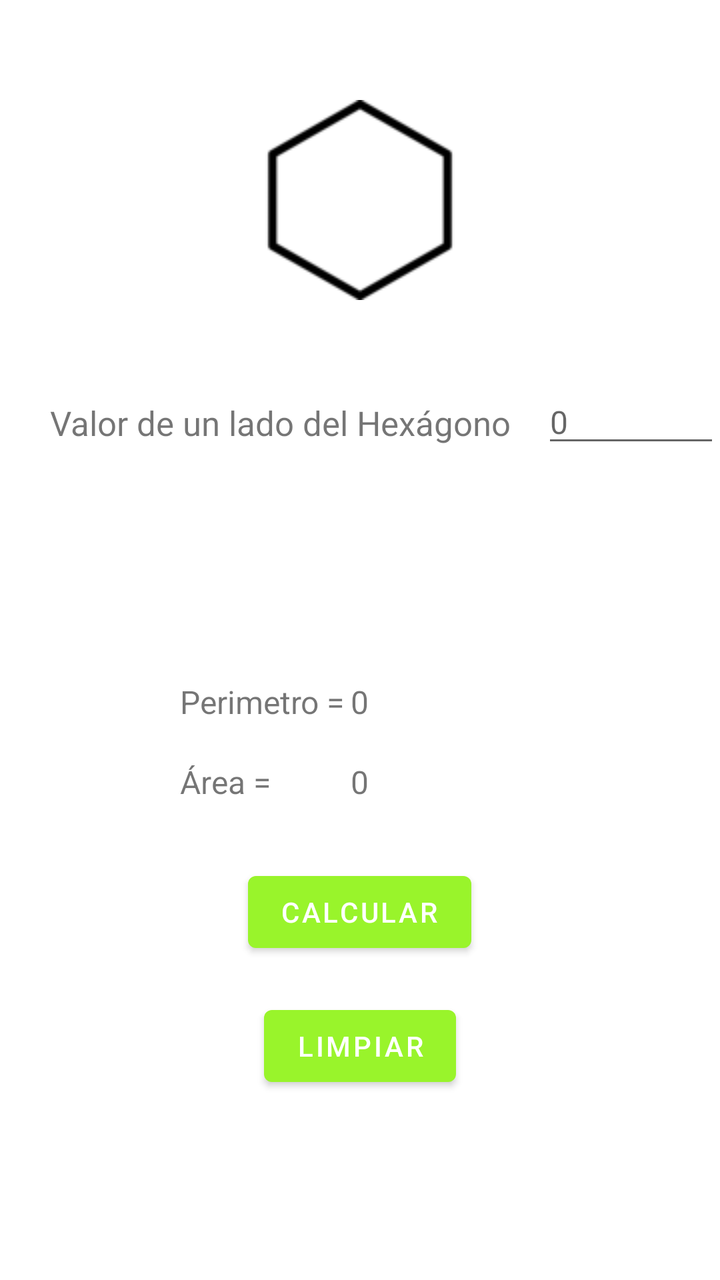
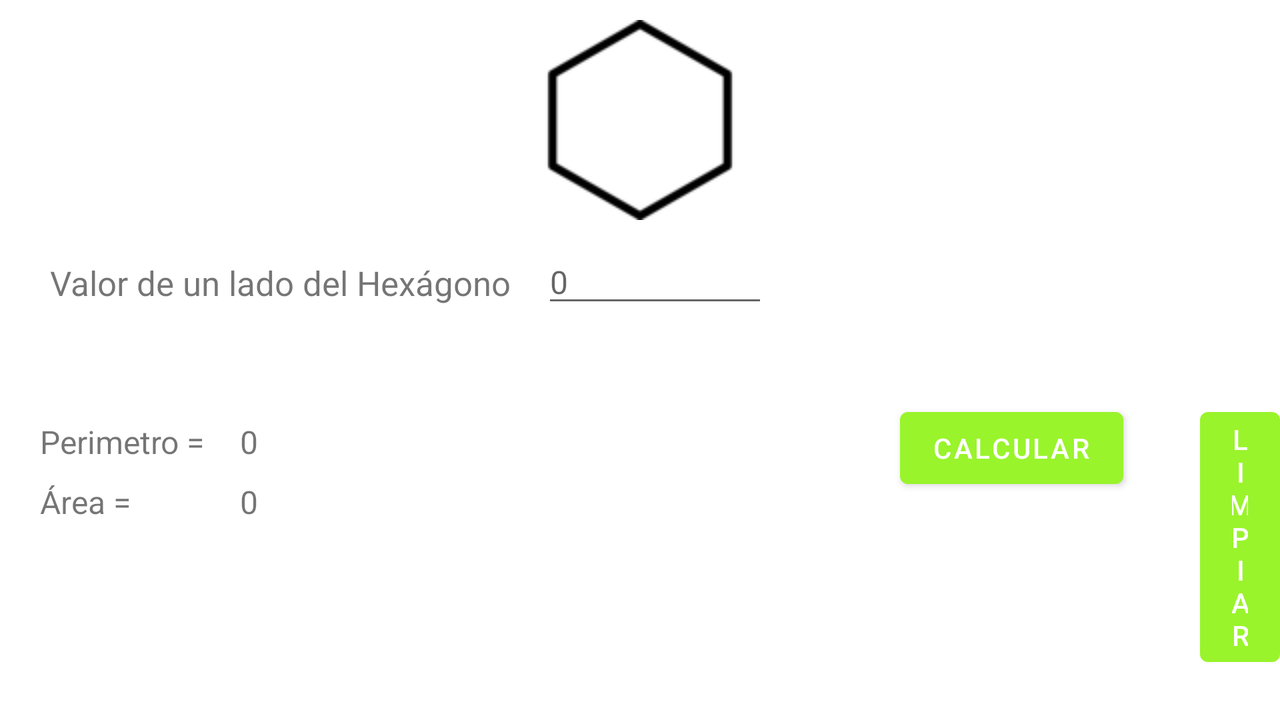

First picture: res/layout/ on a phone held upright. Second picture: the repository's own variant of that layout, on a device whose configuration matches the variant's folder. Source for both follows.
<!-- AndroidManifest.xml: application theme Theme.AreasVolumenesYPYF -->
<!-- res/layout/activity_hexagono.xml -->
<?xml version="1.0" encoding="utf-8"?>
<RelativeLayout
    xmlns:android="http://schemas.android.com/apk/res/android"
    xmlns:tools="http://schemas.android.com/tools"
    xmlns:app="http://schemas.android.com/apk/res-auto"
    android:layout_width="match_parent"
    android:layout_height="match_parent"
    tools:context=".HexagonoActivity" >

    <ImageView
        android:layout_width="wrap_content"
        android:layout_height="wrap_content"
        app:srcCompat="@drawable/hexagono_r"
        android:layout_marginTop="50dp"
        android:layout_centerHorizontal="true">

    </ImageView>

    <TextView
        android:id="@+id/lblLado"
        android:layout_width="wrap_content"
        android:layout_height="32dp"
        android:layout_alignParentTop="true"
        android:layout_marginLeft="25dp"
        android:layout_marginTop="200dp"
        android:minHeight="48dp"
        android:textSize="17dp"
        android:text="Valor de un lado del Hexágono" />



    <EditText
        android:id="@+id/tfLado"
        android:layout_width="113dp"
        android:layout_height="wrap_content"
        android:layout_alignParentLeft="true"
        android:layout_marginLeft="271dp"
        android:layout_marginTop="190dp"
        android:inputType="number"
        android:hint="0"
        android:textSize="16dp"
        tools:ignore="TouchTargetSizeCheck" />

    <TextView
        android:id="@+id/lblRPerimetro"
        android:layout_width="wrap_content"
        android:layout_height="wrap_content"
        android:layout_alignParentTop="true"
        android:layout_marginLeft="90dp"
        android:layout_marginTop="340dp"
        android:minHeight="48dp"
        android:text="Perimetro = "
        android:textSize="16dp" />

    <TextView
        android:id="@+id/lblPerimetro"
        android:layout_width="wrap_content"
        android:layout_height="wrap_content"
        android:layout_alignParentTop="true"
        android:layout_centerHorizontal="true"
        android:layout_marginTop="340dp"
        android:minHeight="48dp"
        android:text="0"
        android:textSize="16dp" />


    <TextView
        android:id="@+id/lblRArea"
        android:layout_width="wrap_content"
        android:layout_height="wrap_content"
        android:layout_alignParentTop="true"
        android:layout_marginLeft="90dp"
        android:layout_marginTop="380dp"
        android:minHeight="48dp"
        android:text="Área = "
        android:textSize="16dp" />

    <TextView
        android:id="@+id/lblArea"
        android:layout_width="wrap_content"
        android:layout_height="wrap_content"
        android:layout_alignParentTop="true"
        android:layout_centerHorizontal="true"
        android:layout_marginTop="380dp"
        android:minHeight="48dp"
        android:text="0"
        android:textSize="16dp" />


    <Button
        android:id="@+id/btnCalcular"
        android:layout_width="wrap_content"
        android:layout_height="wrap_content"
        android:layout_alignParentTop="true"
        android:layout_centerHorizontal="true"
        android:layout_marginTop="432dp"
        android:text="Calcular" />


    <Button
        android:id="@+id/btnLimpiar"
        android:layout_width="wrap_content"
        android:layout_height="wrap_content"
        android:layout_alignParentTop="true"
        android:layout_centerHorizontal="true"
        android:layout_marginTop="499dp"
        android:text="Limpiar" />


</RelativeLayout>
<!-- resources referenced by this layout -->
<resources>
  <!-- drawable hexagono_r: png bitmap (drawable, 946 bytes) -->
  <style name="Theme.AreasVolumenesYPYF" parent="Theme.MaterialComponents.DayNight.DarkActionBar">
          
          <item name="colorPrimary">#99F42B</item>
          <item name="colorPrimaryVariant">#99F42B</item>
          <item name="colorOnPrimary">@color/white</item>
          
          <item name="colorSecondary">#99F42B</item>
          <item name="colorSecondaryVariant">#99F42B</item>
          <item name="colorOnSecondary">@color/black</item>
          
          <item name="android:statusBarColor" tools:targetApi="l">?attr/colorPrimaryVariant</item>
          
      </style>
</resources>
<!-- res/layout-land/activity_hexagono.xml (the repository's variant of the layout above) -->
<!-- drawn on the phone turned sideways -->
<?xml version="1.0" encoding="utf-8"?>
<RelativeLayout
    xmlns:android="http://schemas.android.com/apk/res/android"
    xmlns:tools="http://schemas.android.com/tools"
    xmlns:app="http://schemas.android.com/apk/res-auto"
    android:layout_width="match_parent"
    android:layout_height="match_parent"
    tools:context=".HexagonoActivity" >

    <ImageView
        android:layout_width="wrap_content"
        android:layout_height="wrap_content"
        app:srcCompat="@drawable/hexagono_r"
        android:layout_marginTop="10dp"
        android:layout_centerHorizontal="true">

    </ImageView>

    <TextView
        android:id="@+id/lblLado"
        android:layout_width="wrap_content"
        android:layout_height="32dp"
        android:layout_alignParentTop="true"
        android:layout_marginLeft="25dp"
        android:layout_marginTop="130dp"
        android:minHeight="48dp"
        android:textSize="17dp"
        android:text="Valor de un lado del Hexágono" />

    <EditText
        android:id="@+id/tfLado"
        android:layout_width="113dp"
        android:layout_height="wrap_content"
        android:layout_alignParentLeft="true"
        android:layout_marginLeft="271dp"
        android:layout_marginTop="120dp"
        android:inputType="number"
        android:hint="0"
        android:textSize="16dp"
        tools:ignore="TouchTargetSizeCheck" />

    <TextView
        android:id="@+id/lblRPerimetro"
        android:layout_width="wrap_content"
        android:layout_height="wrap_content"
        android:layout_alignParentTop="true"
        android:layout_marginLeft="20dp"
        android:layout_marginTop="210dp"
        android:minHeight="48dp"
        android:text="Perimetro = "
        android:textSize="16dp" />

    <TextView
        android:id="@+id/lblPerimetro"
        android:layout_width="wrap_content"
        android:layout_height="wrap_content"
        android:layout_alignParentTop="true"
        android:layout_marginLeft="120dp"
        android:layout_marginTop="210dp"
        android:minHeight="48dp"
        android:text="0"
        android:textSize="16dp" />

    <TextView
        android:id="@+id/lblRArea"
        android:layout_width="wrap_content"
        android:layout_height="wrap_content"
        android:layout_alignParentTop="true"
        android:layout_marginLeft="20dp"
        android:layout_marginTop="240dp"
        android:minHeight="48dp"
        android:text="Área = "
        android:textSize="16dp" />

    <TextView
        android:id="@+id/lblArea"
        android:layout_width="wrap_content"
        android:layout_height="wrap_content"
        android:layout_alignParentTop="true"
        android:layout_marginLeft="120dp"
        android:layout_marginTop="240dp"
        android:minHeight="48dp"
        android:text="0"
        android:textSize="16dp" />

    <Button
        android:id="@+id/btnCalcular"
        android:layout_width="wrap_content"
        android:layout_height="wrap_content"
        android:layout_alignParentTop="true"
        android:layout_marginLeft="450dp"
        android:layout_marginTop="200dp"
        android:text="Calcular" />

    <Button
        android:id="@+id/btnLimpiar"
        android:layout_width="wrap_content"
        android:layout_height="wrap_content"
        android:layout_alignParentTop="true"
        android:layout_marginLeft="600dp"
        android:layout_marginTop="200dp"
        android:text="Limpiar" />


</RelativeLayout>
